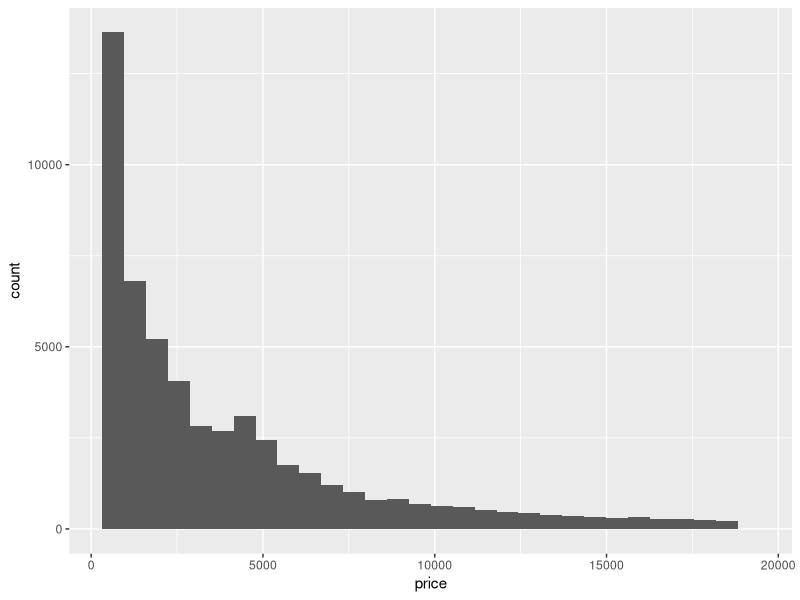
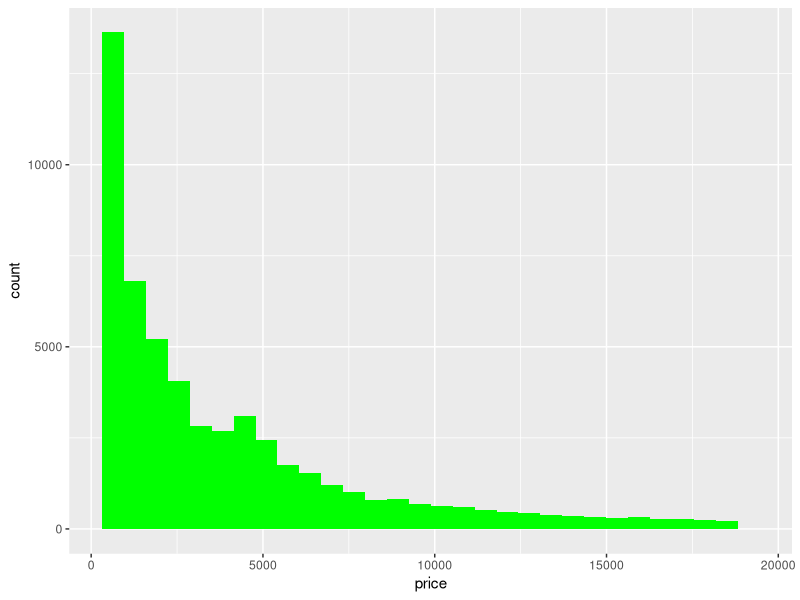
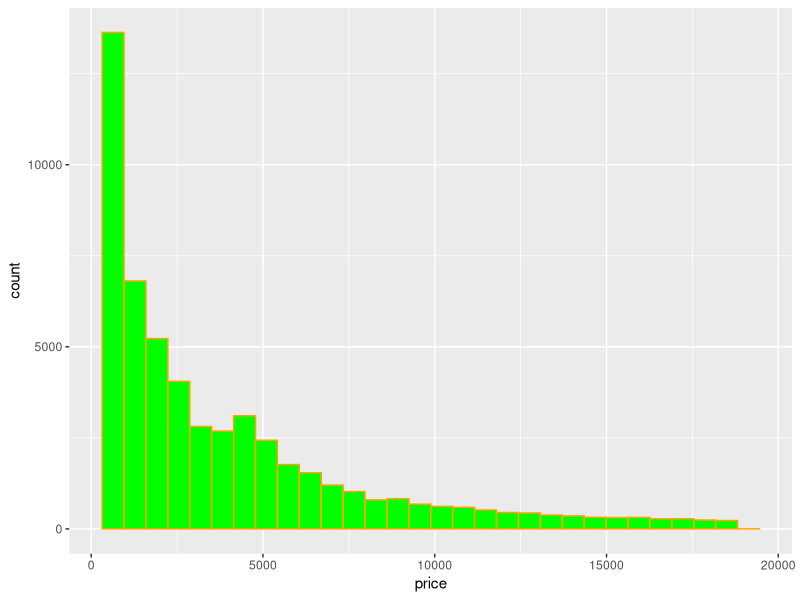
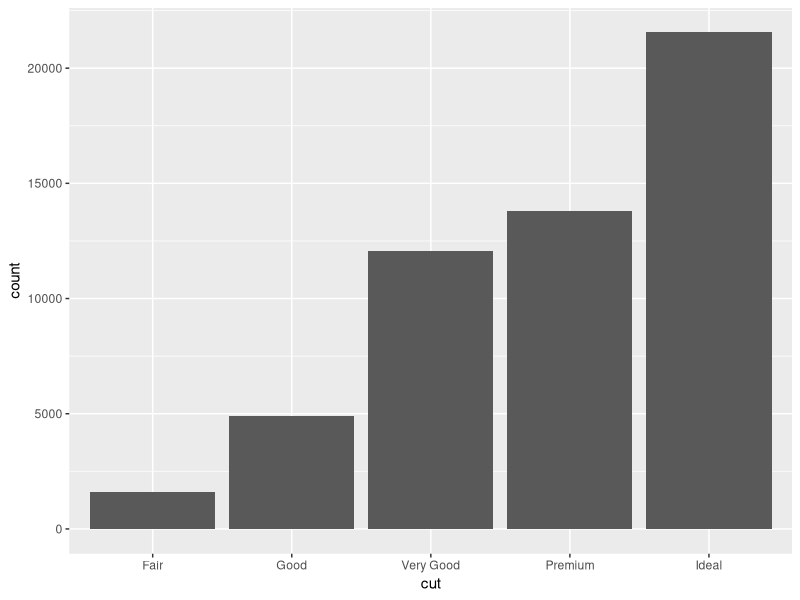
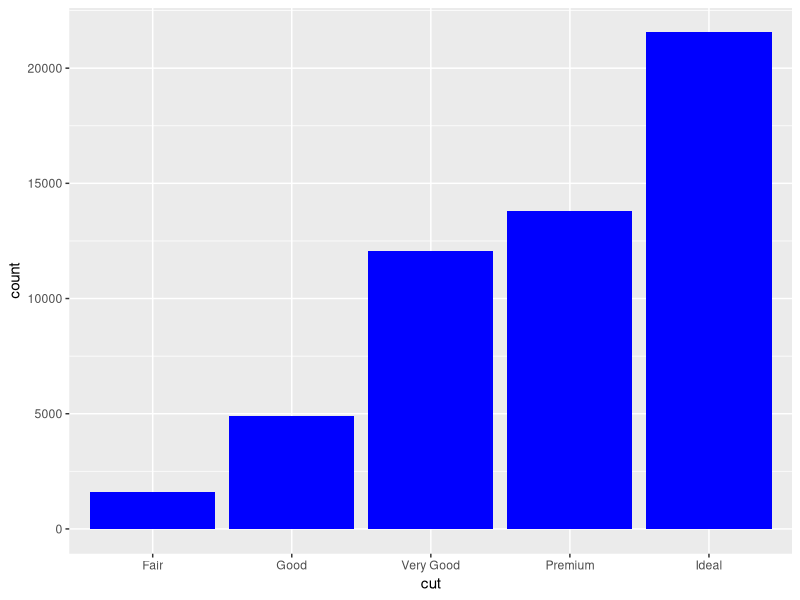
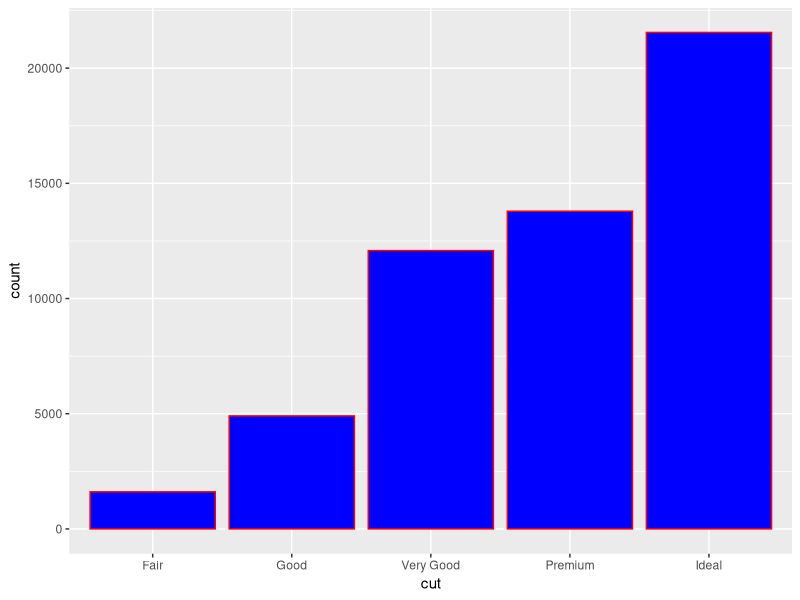
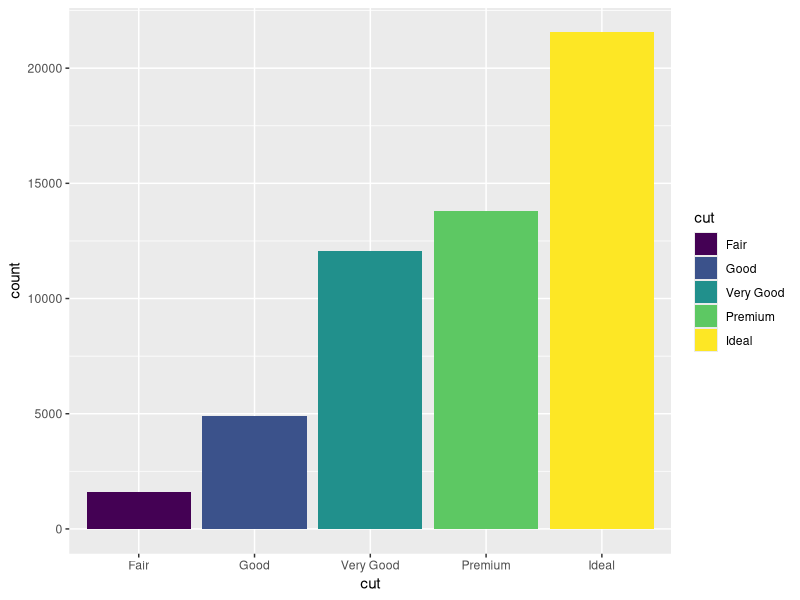
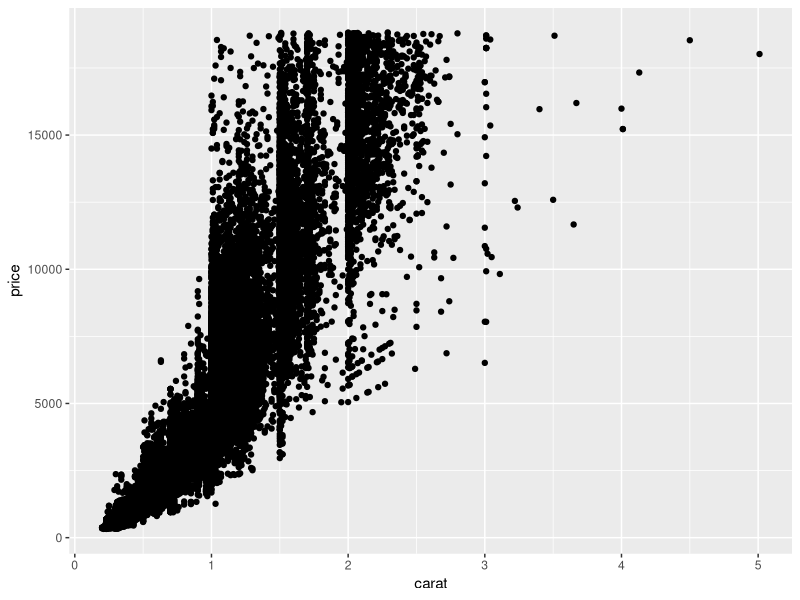

Generate these figures, in order, with R:
install.packages("ggplot2")
library(ggplot2)
data()
diamonds
View(diamonds)
?diamonds

###########GramerofGraphics
###Visualization diff layers first is data layer, second aesthetics(x,y,fill,shape), geom layer
####Histogram(for numeric continuous values ka distribution)
#(histogram used for univariant distribution i.e. one dimension here x)
ggplot(data=diamonds,aes(x=price))+geom_histogram()

# To assign color then fill
ggplot(data=diamonds,aes(x=price))+geom_histogram(fill="green")


# To assign boundary colour then col
ggplot(data=diamonds,aes(x=price))+geom_histogram(fill="green",col="orange")


##Bar plot(categorical values , factor)
ggplot(data=diamonds,aes(cut)) +geom_bar()


ggplot(data=diamonds,aes(cut)) +geom_bar(fill="blue")

ggplot(data=diamonds,aes(x=cut))+geom_bar(fill="blue",col="red")


# to determine color by sone column
ggplot(data = diamonds , aes(x=cut,fill=cut)) +geom_bar()


##Scattered to get relation in continuos var

ggplot(diamonds,aes(x=carat,y=price))+geom_point()

ggplot(diamonds,aes(carat,price,col=cut))+geom_point()


##box-plot(one continuos and one categorical value to box-plot)

#x->discrete(categorical)  y->continuos
ggplot(data=diamonds,aes(x=clarity,y=carat))+geom_boxplot()
#horizontal line matlab median

ggplot(data=diamonds,aes(x=clarity,y=carat,fill = clarity))+geom_boxplot()


## faceting(one data mai bahot cheezae hai to)

ggplot(data=diamonds,aes(x=clarity,y=carat,fill=cut))+geom_boxplot()+facet_grid(~cut)

#many arguments therefore split on bases of cut

